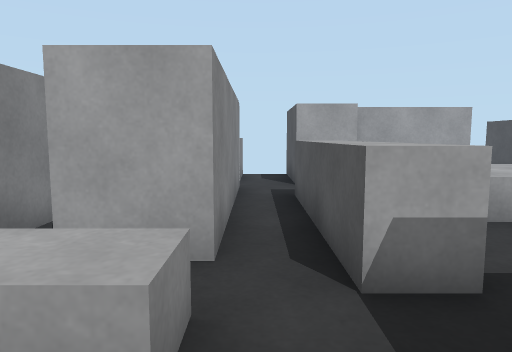
view 1 (above)

12 first-person views from a walk through a 3-D level made in the Unity game engine. The camera is 0.57 m above the floor, tilts 6° down and sees 70° across. The floor is counted in squares, 0.5 m on a side. Each view is taken from the middle of a square. On the plan, view 1 faces up. The plan holds only what a view shows up to about 14 squares ahead; the rest is blank.

view 2
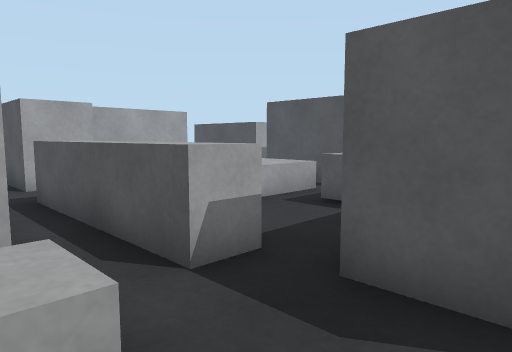

view 3
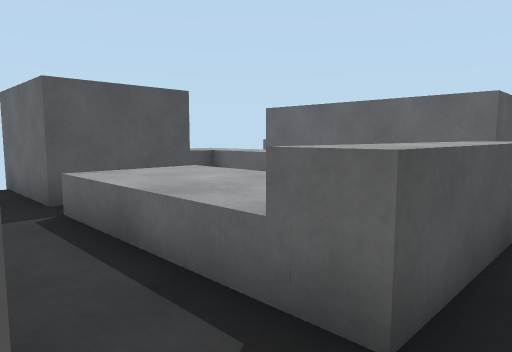

view 4
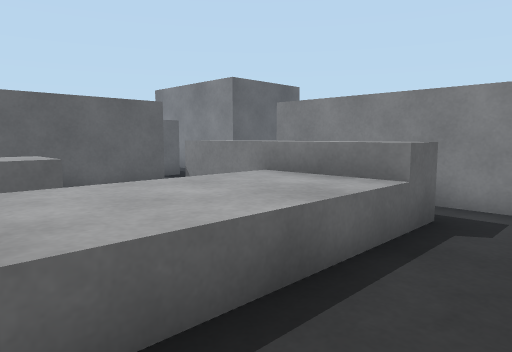

view 5
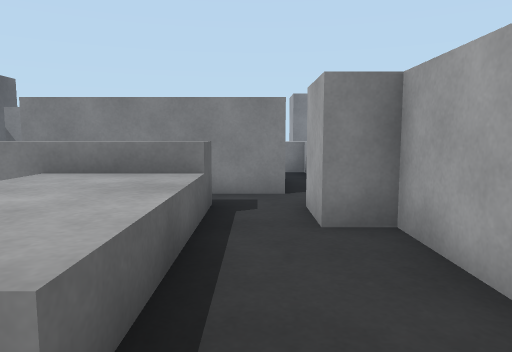

view 6
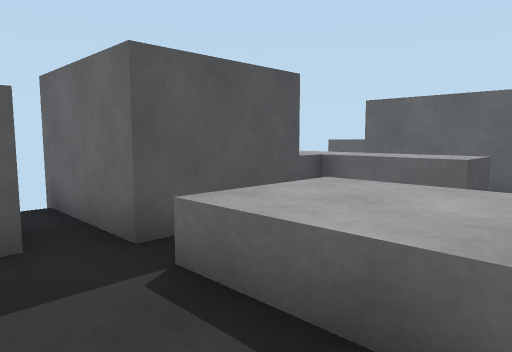

view 7
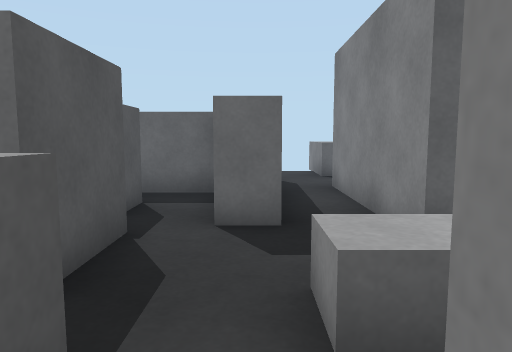

view 8
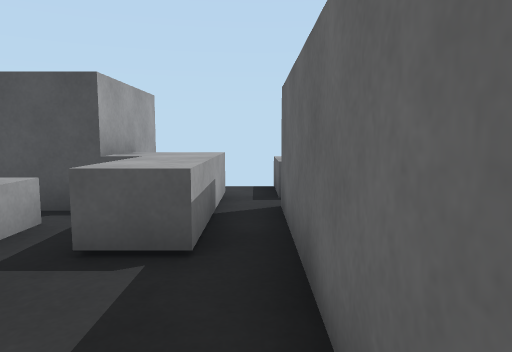

view 9
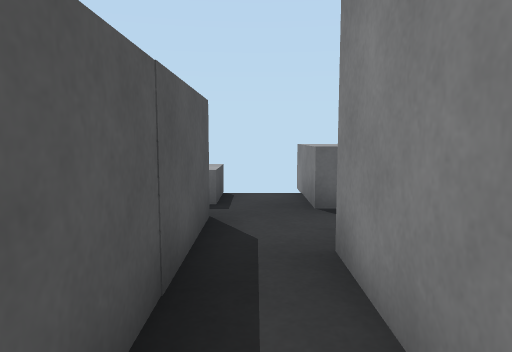

view 10
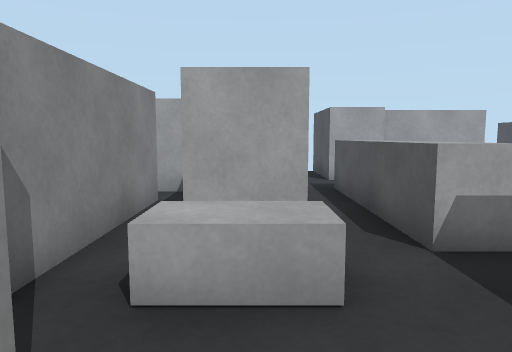

view 11
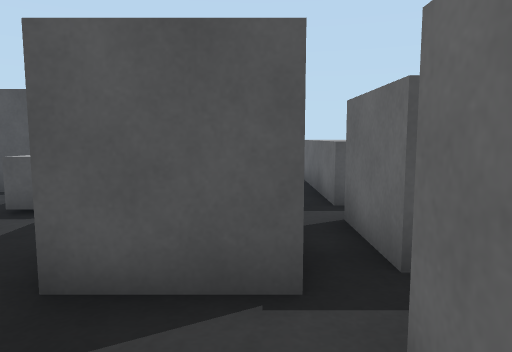

view 12
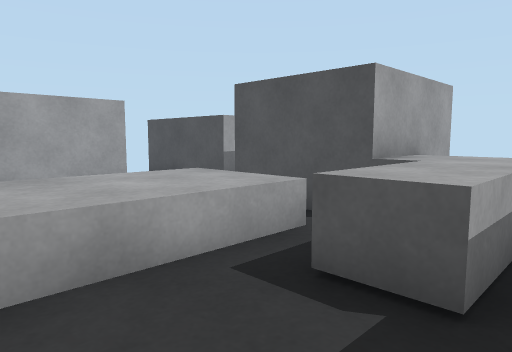

### Floor plan
Key: @ floor where view 1 was taken; # wall or solid block; . floor; = window, fence, low wall or low ledge; ^ raised ledge; B grey block; O other object.
Columns run from 5 left of view 1 to 10 right of it. Each row starts with its distance up from view 1.
 12       O
 11     ^.O     O
 10 ^   ^.OOOOOOO
  9 ^.....OO....O
  8     #........O
  7   ###.OOOOOOOOOO
  6   ###.OOOOOOO
  5   ###.OOOOOOO O
  4   ###.OO..OOOO.O
  3   ###.OO..OOOO.
  2   #^^..........
  1   #=...######^^^
  0 ####.@.######
 -1    #.#.######.
 -2    #.#.#  ^  ^^^
 -3    #.#..
 -4    #.^^^
 -5    ..^
 -6    ..^
 -7    B.^
 -8    B.^
 -9   BB

Positions as (right, up) in squares from view 1, and headings:
1: (0, 0), facing up
2: (-1, 0), facing up-right
3: (0, 9), facing down-right
4: (6, 9), facing down-left
5: (7, 8), facing left
6: (3, 9), facing down-right
7: (0, 4), facing down
8: (1, 2), facing right
9: (-1, -1), facing down
10: (-1, -1), facing up
11: (-1, 0), facing right
12: (2, 2), facing up-right
